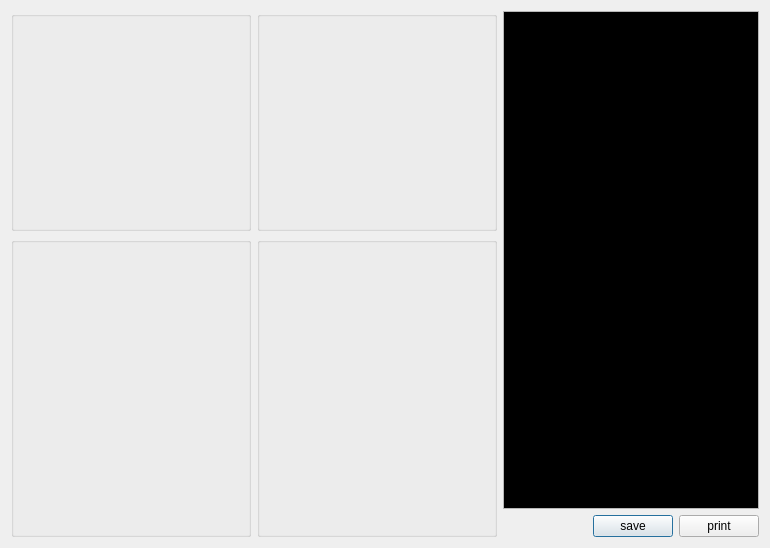
<?xml version="1.0" encoding="UTF-8"?>
<ui version="4.0">
 <class>Dialog</class>
 <widget class="QDialog" name="Dialog">
  <property name="geometry">
   <rect>
    <x>0</x>
    <y>0</y>
    <width>770</width>
    <height>548</height>
   </rect>
  </property>
  <property name="windowTitle">
   <string>Canvas2D</string>
  </property>
  <layout class="QGridLayout" name="gridLayout" rowstretch="1,2,0" columnstretch="1,1,0">
   <item row="0" column="0">
    <widget class="QGroupBox" name="GroupBoxPacman">
     <property name="minimumSize">
      <size>
       <width>220</width>
       <height>200</height>
      </size>
     </property>
     <property name="focusPolicy">
      <enum>Qt::NoFocus</enum>
     </property>
     <property name="title">
      <string/>
     </property>
    </widget>
   </item>
   <item row="0" column="1">
    <widget class="QGroupBox" name="GroupBoxClock">
     <property name="minimumSize">
      <size>
       <width>220</width>
       <height>220</height>
      </size>
     </property>
     <property name="title">
      <string/>
     </property>
    </widget>
   </item>
   <item row="0" column="2" rowspan="2">
    <widget class="QTextEdit" name="TextEdit">
     <property name="palette">
      <palette>
       <active>
        <colorrole role="WindowText">
         <brush brushstyle="SolidPattern">
          <color alpha="255">
           <red>0</red>
           <green>255</green>
           <blue>0</blue>
          </color>
         </brush>
        </colorrole>
        <colorrole role="Text">
         <brush brushstyle="SolidPattern">
          <color alpha="255">
           <red>0</red>
           <green>255</green>
           <blue>0</blue>
          </color>
         </brush>
        </colorrole>
        <colorrole role="Base">
         <brush brushstyle="SolidPattern">
          <color alpha="255">
           <red>0</red>
           <green>0</green>
           <blue>0</blue>
          </color>
         </brush>
        </colorrole>
       </active>
       <inactive>
        <colorrole role="WindowText">
         <brush brushstyle="SolidPattern">
          <color alpha="255">
           <red>0</red>
           <green>255</green>
           <blue>0</blue>
          </color>
         </brush>
        </colorrole>
        <colorrole role="Text">
         <brush brushstyle="SolidPattern">
          <color alpha="255">
           <red>0</red>
           <green>255</green>
           <blue>0</blue>
          </color>
         </brush>
        </colorrole>
        <colorrole role="Base">
         <brush brushstyle="SolidPattern">
          <color alpha="255">
           <red>0</red>
           <green>0</green>
           <blue>0</blue>
          </color>
         </brush>
        </colorrole>
       </inactive>
       <disabled>
        <colorrole role="WindowText">
         <brush brushstyle="SolidPattern">
          <color alpha="255">
           <red>120</red>
           <green>120</green>
           <blue>120</blue>
          </color>
         </brush>
        </colorrole>
        <colorrole role="Text">
         <brush brushstyle="SolidPattern">
          <color alpha="255">
           <red>120</red>
           <green>120</green>
           <blue>120</blue>
          </color>
         </brush>
        </colorrole>
        <colorrole role="Base">
         <brush brushstyle="SolidPattern">
          <color alpha="255">
           <red>240</red>
           <green>240</green>
           <blue>240</blue>
          </color>
         </brush>
        </colorrole>
       </disabled>
      </palette>
     </property>
    </widget>
   </item>
   <item row="1" column="0" rowspan="2">
    <widget class="QGroupBox" name="GroupBoxRotate">
     <property name="minimumSize">
      <size>
       <width>220</width>
       <height>200</height>
      </size>
     </property>
     <property name="title">
      <string/>
     </property>
    </widget>
   </item>
   <item row="1" column="1" rowspan="2">
    <widget class="QGroupBox" name="GroupBoxPlasma">
     <property name="minimumSize">
      <size>
       <width>220</width>
       <height>220</height>
      </size>
     </property>
     <property name="title">
      <string/>
     </property>
    </widget>
   </item>
   <item row="2" column="2">
    <layout class="QHBoxLayout" name="horizontalLayout">
     <item>
      <spacer name="horizontalSpacer">
       <property name="orientation">
        <enum>Qt::Horizontal</enum>
       </property>
       <property name="sizeHint" stdset="0">
        <size>
         <width>40</width>
         <height>20</height>
        </size>
       </property>
      </spacer>
     </item>
     <item>
      <widget class="QPushButton" name="SavePushButton">
       <property name="text">
        <string>save</string>
       </property>
      </widget>
     </item>
     <item>
      <widget class="QPushButton" name="PrintPushButton">
       <property name="text">
        <string>print</string>
       </property>
      </widget>
     </item>
    </layout>
   </item>
  </layout>
 </widget>
 <resources/>
 <connections/>
</ui>
